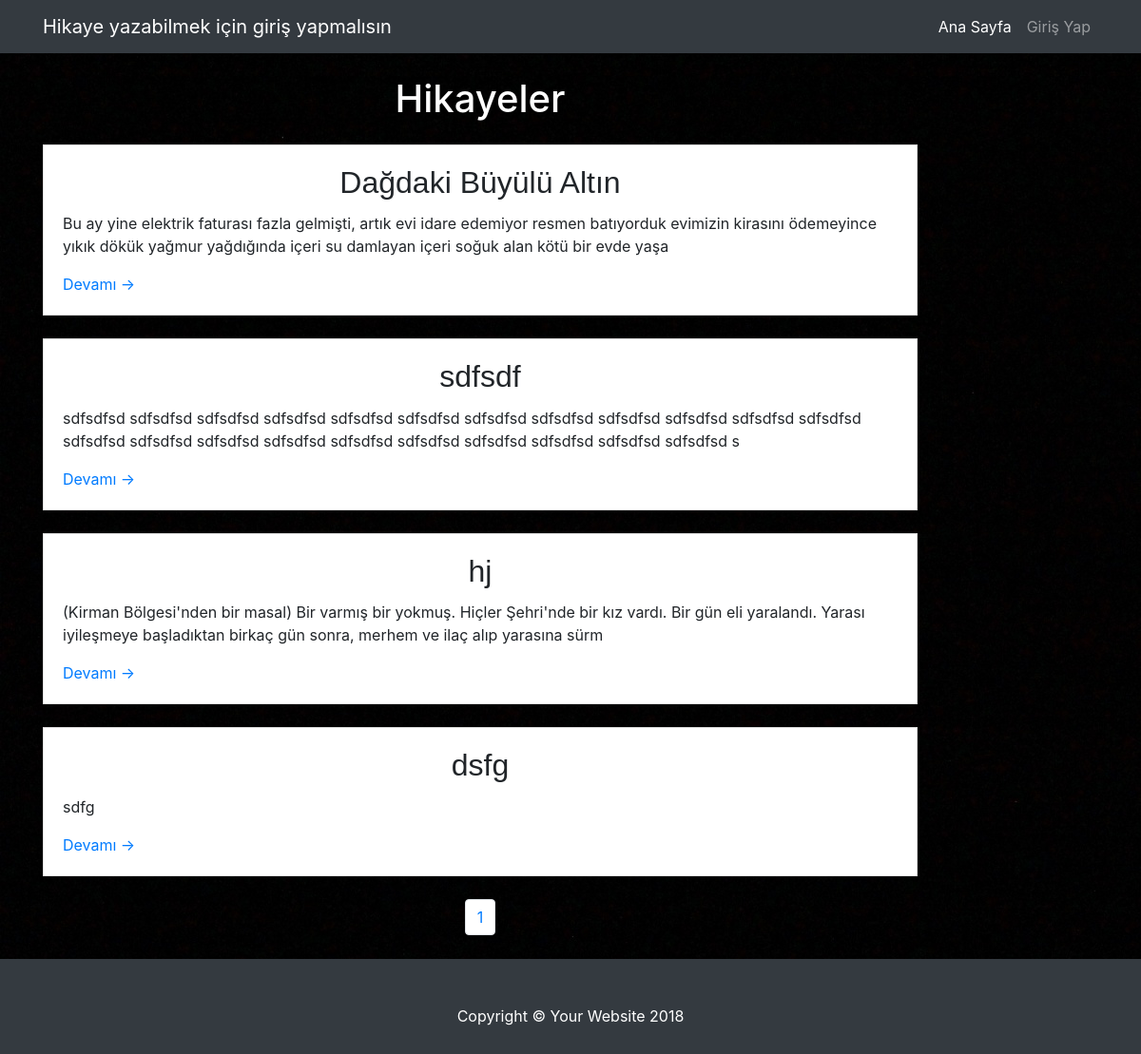
Before: / with the older database file.
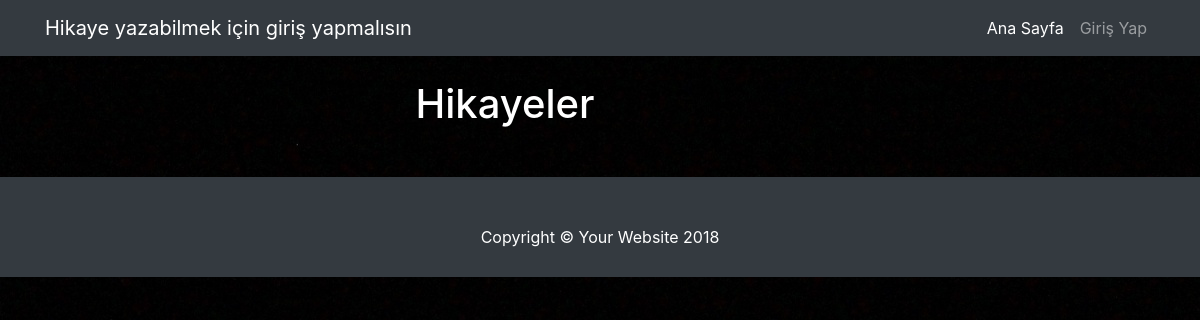
After: the same page with the newer database file.
### tables this page shows
CREATE TABLE `anahikaye` (
  `hikaye_id` int(100) NOT NULL AUTO_INCREMENT,
  `hikaye_baslik` varchar(200) NOT NULL,
  `hikaye_metin` varchar(700) NOT NULL,
  `hikaye_devambir` int(50) DEFAULT NULL,
  `hikaye_devamiki` int(50) DEFAULT NULL,
  `hikaye_devamuc` int(50) DEFAULT NULL,
  `hikaye_tarih` timestamp NOT NULL DEFAULT CURRENT_TIMESTAMP,
  `hikaye_seviye` int(10) NOT NULL DEFAULT '0',
  `hikaye_begeni` int(100) NOT NULL DEFAULT '0',
  `kullanici_id` int(100) NOT NULL,
  PRIMARY KEY (`hikaye_id`),
  KEY `kullanici_id` (`kullanici_id`),
  KEY `hikaye_devambir` (`hikaye_devambir`),
  KEY `hikaye_devamiki` (`hikaye_devamiki`),
  KEY `hikaye_devamuc` (`hikaye_devamuc`),
  CONSTRAINT `anahikaye_ibfk_2` FOREIGN KEY (`kullanici_id`) REFERENCES `kullanici` (`kullanici_id`) ON DELETE CASCADE ON UPDATE CASCADE,
  CONSTRAINT `anahikaye_ibfk_5` FOREIGN KEY (`hikaye_devambir`) REFERENCES `alternatifbir` (`alterbir_id`) ON DELETE SET NULL,
  CONSTRAINT `anahikaye_ibfk_6` FOREIGN KEY (`hikaye_devamiki`) REFERENCES `alternatifbir` (`alterbir_id`) ON DELETE SET NULL,
  CONSTRAINT `anahikaye_ibfk_7` FOREIGN KEY (`hikaye_devamuc`) REFERENCES `alternatifbir` (`alterbir_id`) ON DELETE SET NULL
);

### functions.php (called while the page is built, shortened)
<?php
include 'init.php';
  function getStory($page)
  {
    global $connection;
    $limitPass = ($page - 1) * 5;
    $videos = $connection->prepare("SELECT * FROM anahikaye , kullanici where anahikaye.kullanici_id=kullanici.kullanici_id ORDER BY hikaye_id DESC LIMIT :pass , 5");
    $videos->bindValue(':pass', $limitPass, PDO::PARAM_INT);
    $videos->execute();
    return $videos->fetchAll(PDO::FETCH_OBJ);
  }
  function getPage()
  {
    global $connection;
    $videos = $connection->prepare("SELECT * FROM anahikaye ");
    $videos->execute();
    $videos=$videos->fetchAll(PDO::FETCH_OBJ);
    return count($videos)/5;
  }
 ?>

### index.php (the view, shortened to what this page needs)
<?php
include 'init.php';
include 'functions.php';
if (!isset($_GET['page'])) {
  $page=1;
}
else {
  $page=$_GET['page'];
}
$anaHikayeler = getStory($page);
$page = getPage();
include 'wiew/header.php';
?>
    <div class="container">
      <div class="row">
        <div class="col-md-10">
          <h1 class="my-4">Hikayeler
          </h1>
          <?php foreach ($anaHikayeler as $hikaye): ?>
            <div class="card mb-4">
              <div class="card-body">
                <h2 class="card-title" align="center"><?php echo $hikaye->hikaye_baslik ?></h2>
                <p class="card-text"><?php echo mb_substr($hikaye->hikaye_metin,0,200) ?></p>
                <a href="altergör.php?hikaye_id=<?php echo $hikaye->hikaye_id ?>&seviye=<?php echo $hikaye->hikaye_seviye ?>" >Devamı &rarr;</a>
              </div>
            </div>
          <?php endforeach; ?>
          <ul class="pagination justify-content-center mb-4">
            <?php for ($i=0;$i<$page;$i++): ?>
              <li class="page-item">
                <a class="page-link" href="index.php?page=<?php echo $i +1 ?>"> <?php echo $i +1 ?></a>
              </li>
            <?php endfor; ?>
          </ul>
        </div>
        <div class="col-md-4">
        </div>
      </div>
    </div>
    <footer class="py-5 bg-dark">
      <div class="container">
        <p class="m-0 text-center text-white">Copyright &copy; Your Website 2018</p>
      </div>
    </footer>
  </body>
</html>

### wiew/header.php (shortened to what this page needs)
<!DOCTYPE html>
<html lang="tr">
  <head>
    <link rel="stylesheet" href="https://use.fontawesome.com/releases/v5.5.0/css/all.css">
    <link href="vendor/bootstrap/css/bootstrap.min.css" rel="stylesheet">
    <link href="css/blog-home.css" rel="stylesheet">
    <link rel="stylesheet" type="text/css" href="style.css" />
  </head>
  <body>
    <nav class="navbar navbar-expand-lg navbar-dark bg-dark fixed-top">
      <div class="container">
        <a class="navbar-brand" href="index.php?page=1"><?php if (isset($_SESSION['kullanici_adi'])): ?>
          Hoşgeldin <?php echo $_SESSION['kullanici_adi'] ?>
          <?php else: ?>
            <?php echo "Hikaye yazabilmek için giriş yapmalısın" ?>
        <?php endif; ?></a>
        <div class="collapse navbar-collapse" id="navbarResponsive">
          <ul class="navbar-nav ml-auto">
            <li class="nav-item active">
              <a class="nav-link" href="index.php?page=1">Ana Sayfa
              </a>
            </li
            <li class="nav-item">
              <?php if (isset($_SESSION['kullanici_adi'])): ?>
              <a class="nav-link" href="anahikayeyaz.php">
                  Hikaye Yaz
                </a>
                <?php else: ?>
                  <a class="nav-link" href="login.php">
                      Giriş Yap
                    </a>
                <?php endif; ?>
          </ul>
        </div>
      </div>
    </nav>

### css/blog-home.css (style rules this page uses)
body { padding-top: 54px; }
@media (min-width: 992px) { body { padding-top: 56px; } }

### style.css (style rules this page uses)
body { background-image: url("background.jpg"); }
.col-md-4 { padding-left: 5px; padding-right: 5px; }
.my-4 { color: white; text-align: center; }
.py-5.bg-dark { position: absolute; left: 0; height: 100px; width: 100%; }
.card { border-radius: 0px; }
.card-title { font-family: sans-serif; }

Changed rows visible on the page:
removed anahikaye: hikaye_baslik "Dağdaki Büyülü Altın", hikaye_metin "Bu ay yine elektrik faturası fazla gelmişti, artık evi idare edemiyor resmen batıyorduk evimizin kirasını ödemeyince yıkık dökük yağmur yağdığında içeri su damlayan içeri soğuk alan kötü bir evde yaşa"
removed anahikaye: hikaye_baslik "sdfsdf", hikaye_metin "sdfsdfsd sdfsdfsd sdfsdfsd sdfsdfsd sdfsdfsd sdfsdfsd sdfsdfsd sdfsdfsd sdfsdfsd sdfsdfsd sdfsdfsd sdfsdfsd sdfsdfsd sdfsdfsd sdfsdfsd sdfsdfsd sdfsdfsd sdfsdfsd sdfsdfsd sdfsdfsd sdfsdfsd sdfsdfsd s"
removed anahikaye: hikaye_baslik "hj", hikaye_metin "(Kirman Bölgesi'nden bir masal) Bir varmış bir yokmuş. Hiçler Şehri'nde bir kız vardı. Bir gün eli yaralandı. Yarası iyileşmeye başladıktan birkaç gün sonra, merhem ve ilaç alıp yarasına sürm"
removed anahikaye: hikaye_baslik "dsfg", hikaye_metin "sdfg"
Other visible differences:
list line gone: "1"
